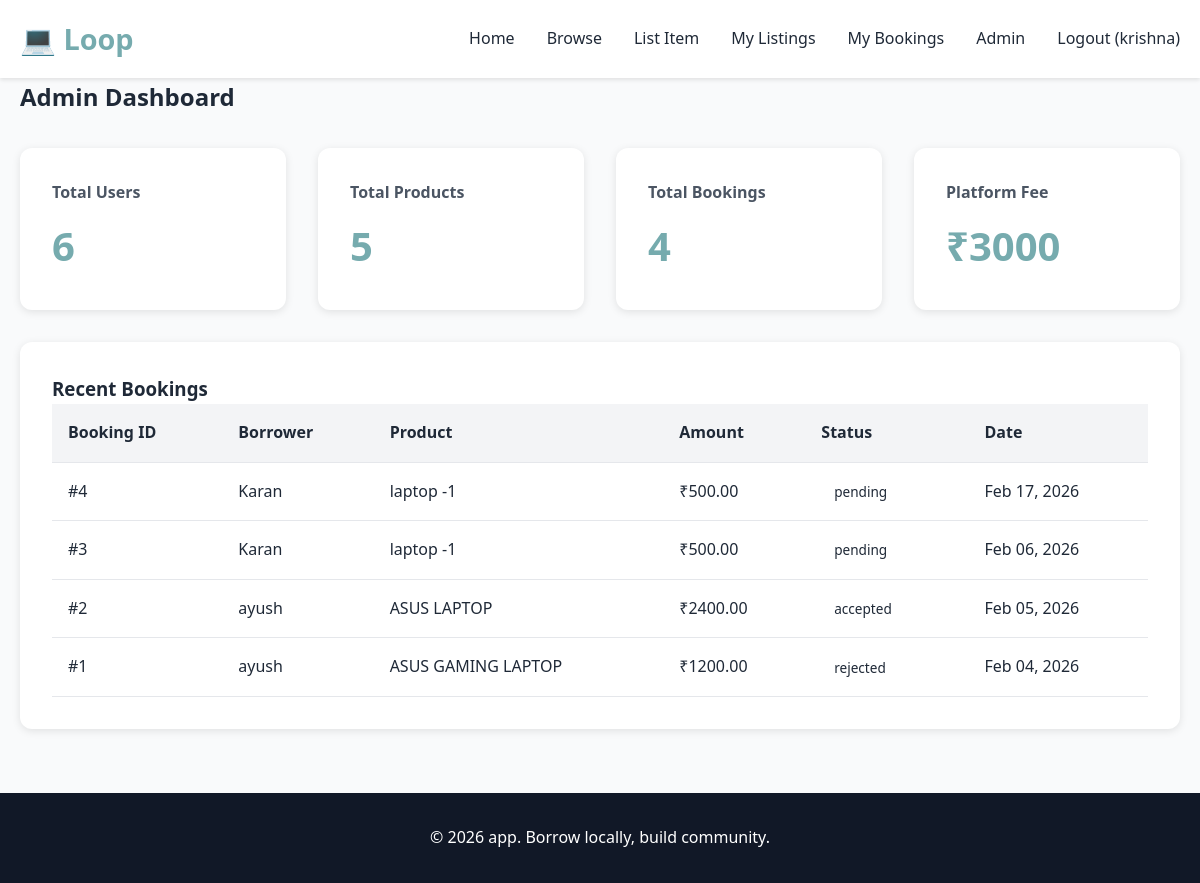
/admin-dashboard/ (signed in), run on the app's committed database.
### app/models.py (models this page shows, shortened)
class Booking(models.Model):
    STATUS_CHOICES = [
        ('pending', 'Pending'),
        ('accepted', 'Accepted'),
        ('rejected', 'Rejected'),
        ('active', 'Active'),
        ('completed', 'Completed'),
    ]
    product = models.ForeignKey(Product, on_delete=models.CASCADE)
    borrower = models.ForeignKey(User, on_delete=models.CASCADE)
    start_date = models.DateField()
    end_date = models.DateField()
    total_amount = models.DecimalField(max_digits=10, decimal_places=2)
    status = models.CharField(max_length=20, choices=STATUS_CHOICES, default='pending')
    created_at = models.DateTimeField(auto_now_add=True)

class Product(models.Model):
    CATEGORY_CHOICES = [
        ('camera', 'Camera'),
        ('laptop', 'Laptop'),
    ]
    owner = models.ForeignKey(User, on_delete=models.CASCADE, related_name='listings')
    category = models.CharField(max_length=20, choices=CATEGORY_CHOICES)
    title = models.CharField(max_length=200)
    description = models.TextField()
    brand = models.CharField(max_length=100)
    model = models.CharField(max_length=100)
    condition = models.CharField(max_length=50)
    price_per_day = models.DecimalField(max_digits=10, decimal_places=2)
    security_deposit = models.DecimalField(max_digits=10, decimal_places=2)
    max_lending_days = models.IntegerField(default=7)
    image1 = models.ImageField(upload_to='products/', blank=True)
    image2 = models.ImageField(upload_to='products/', blank=True)
    image3 = models.ImageField(upload_to='products/', blank=True)
    is_available = models.BooleanField(default=True)
    created_at = models.DateTimeField(auto_now_add=True)

### app/views.py (the view)
# urls.py: path('admin-dashboard/', views.admin_dashboard, name='admin_dashboard'),
@login_required
def admin_dashboard(request):
    if not request.user.is_staff:
        messages.error(request, 'Unauthorized access')
        return redirect('home')
    total_users = UserProfile.objects.count()
    total_products = Product.objects.count()
    total_bookings = Booking.objects.count()
    recent_bookings = Booking.objects.all().order_by('-created_at')[:10]
    context = {
        'total_users': total_users,
        'total_products': total_products,
        'total_bookings': total_bookings,
        'recent_bookings': recent_bookings,
    }
    return render(request, 'admin_dashboard.html', context)

### app/templates/admin_dashboard.html
{% extends 'base.html' %}
{% block content %}
<div class="container">
    <h2>Admin Dashboard</h2>
    <div class="stats-grid">
        <div class="stat-card">
            <h3>Total Users</h3>
            <p class="stat-number">{{ total_users }}</p>
        </div>
        <div class="stat-card">
            <h3>Total Products</h3>
            <p class="stat-number">{{ total_products }}</p>
        </div>
        <div class="stat-card">
            <h3>Total Bookings</h3>
            <p class="stat-number">{{ total_bookings }}</p>
        </div>
        <div class="stat-card">
            <h3>Platform Fee</h3>
            <p class="stat-number">₹3000</p>
        </div>
    </div>
    <div class="admin-section">
        <h3>Recent Bookings</h3>
        <table>
            <thead>
                <tr>
                    <th>Booking ID</th>
                    <th>Borrower</th>
                    <th>Product</th>
                    <th>Amount</th>
                    <th>Status</th>
                    <th>Date</th>
                </tr>
            </thead>
            <tbody>
                {% for booking in recent_bookings %}
                <tr>
                    <td>#{{ booking.id }}</td>
                    <td>{{ booking.borrower.username }}</td>
                    <td>{{ booking.product.title }}</td>
                    <td>₹{{ booking.total_amount }}</td>
                    <td><span class="status-badge">{{ booking.status }}</span></td>
                    <td>{{ booking.created_at|date:"M d, Y" }}</td>
                </tr>
                {% empty %}
                <tr>
                    <td colspan="6" class="no-data">No bookings yet.</td>
                </tr>
                {% endfor %}
            </tbody>
        </table>
    </div>
</div>
{% endblock %}

### app/templates/base.html (shortened to what this page needs)
<!DOCTYPE html>
<html lang="en">
<head>
    {% load static %}
    <link rel="stylesheet" href="{% static 'css/style.css' %}">
</head>
<body>
    <nav class="navbar">
        <div class="container">
            <div class="nav-brand">
                <h1>&#x1F4BB Loop</h1>
            </div>
            <ul class="nav-menu">
                <li><a href="{% url 'home' %}">Home</a></li>
                <li><a href="{% url 'product_list' %}">Browse</a></li>
                {% if user.is_authenticated %}
                    <li><a href="{% url 'create_listing' %}">List Item</a></li>
                    <li><a href="{% url 'my_listings' %}">My Listings</a></li>
                    <li><a href="{% url 'my_bookings' %}">My Bookings</a></li>
                    {% if user.is_staff %}
                        <li><a href="{% url 'admin_dashboard' %}">Admin</a></li>
                    {% endif %}
                    <li><a href="{% url 'logout' %}">Logout ({{ user.username }})</a></li>
                {% else %}
                    <li><a href="{% url 'login' %}">Login</a></li>
                    <li><a href="{% url 'register' %}" class="btn-primary">Register</a></li>
                {% endif %}
            </ul>
        </div>
    </nav>
    <main>
        {% block content %}{% endblock %}
    </main>
    <footer>
        <div class="container">
            <p>&copy; 2026 app. Borrow locally, build community.</p>
        </div>
    </footer>
</body>
</html>

### app/static/css/style.css (style rules this page uses)
* { margin: 0; padding: 0; box-sizing: border-box; }
:root { --primary: #76ABAE; --primary-dark: #1b3c53; --secondary: #10b981; --danger: #ef4444; --gray-50: #f9fafb; --gray-100: #f3f4f6; --gray-200: #e5e7eb; --gray-600: #4b5563; --gray-800: #1f2937; --gray-900: #111827; }
body { font-family: 'Segoe UI', Tahoma, Geneva, Verdana, sans-serif; line-height: 1.6; color: var(--gray-800); background-color: var(--gray-50); }
.container { max-width: 1200px; margin: 0 auto; padding: 0 20px; }
.navbar { background: white; box-shadow: 0 2px 4px rgba(0,0,0,0.1); padding: 1rem 0; position: sticky; top: 0; z-index: 100; }
.navbar .container { display: flex; justify-content: space-between; align-items: center; }
.nav-brand h1 { color: var(--primary); font-size: 1.8rem; }
.nav-menu { display: flex; list-style: none; gap: 2rem; align-items: center; }
.nav-menu a { text-decoration: none; color: var(--gray-800); font-weight: 500; transition: color 0.3s; }
table { width: 100%; border-collapse: collapse; }
thead { background: var(--gray-100); }
th, td { padding: 1rem; text-align: left; border-bottom: 1px solid var(--gray-200); }
.status-badge { padding: 0.3rem 0.8rem; border-radius: 20px; font-size: 0.85rem; }
.stats-grid { display: grid; grid-template-columns: repeat(auto-fit, minmax(250px, 1fr)); gap: 2rem; margin: 2rem 0; }
.stat-card { background: white; padding: 2rem; border-radius: 12px; box-shadow: 0 2px 8px rgba(0,0,0,0.1); }
.stat-card h3 { color: var(--gray-600); font-size: 1rem; margin-bottom: 0.5rem; }
.stat-number { font-size: 2.5rem; font-weight: bold; color: var(--primary); }
.admin-section { background: white; padding: 2rem; border-radius: 12px; margin: 2rem 0; box-shadow: 0 2px 8px rgba(0,0,0,0.1); }
footer { background: var(--gray-900); color: white; text-align: center; padding: 2rem 0; margin-top: 4rem; }

### data on the page
Booking: id "4", borrower.username "Karan", product "laptop -1", total_amount "500.00", status "pending", created_at "Feb 17, 2026"
Booking: id "3", borrower.username "Karan", product "laptop -1", total_amount "500.00", status "pending", created_at "Feb 06, 2026"
Booking: id "2", borrower.username "ayush", product "ASUS LAPTOP", total_amount "2400.00", status "accepted", created_at "Feb 05, 2026"
Booking: id "1", borrower.username "ayush", product "ASUS GAMING LAPTOP", total_amount "1200.00", status "rejected", created_at "Feb 04, 2026"

### other printed values
{{ user.username }} "krishna"
{{ total_users }} "6"
{{ total_products }} "5"
{{ total_bookings }} "4"
